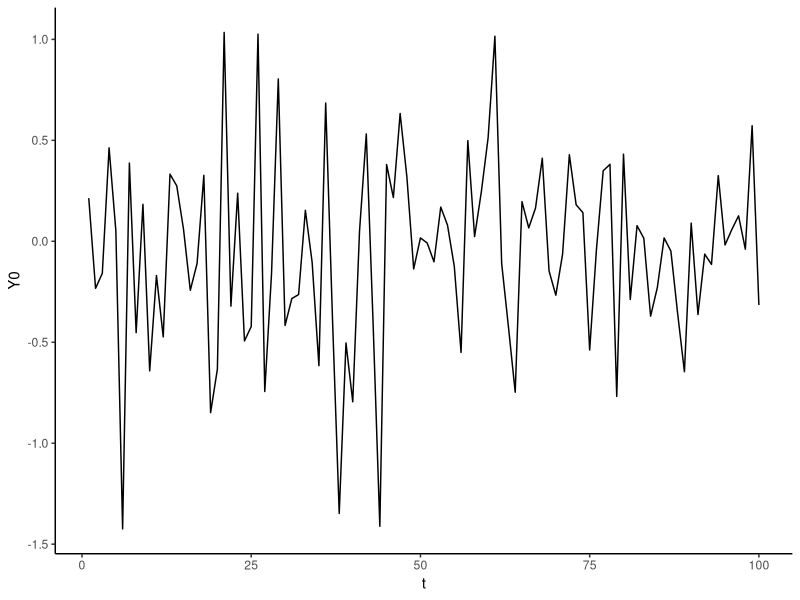
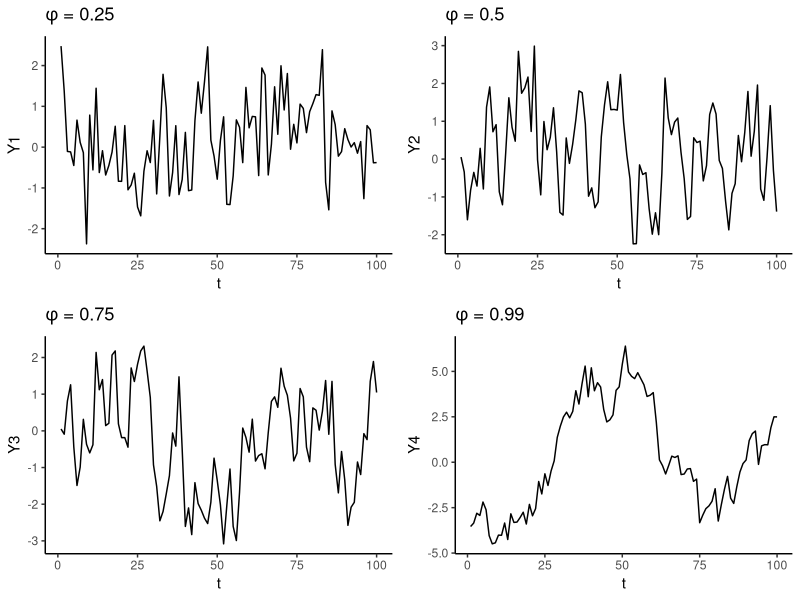
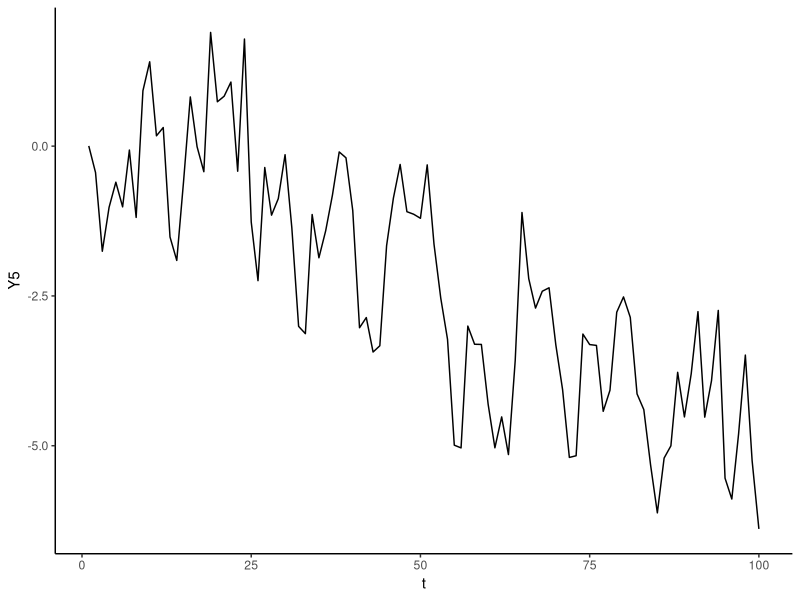

The R script that drew these images, in order: (Note: this script raises an error after producing the figures.)
## ---- chunk 1
knitr::opts_chunk$set(cache = TRUE, 
                      echo = FALSE, 
                      message = FALSE, 
                      warning = FALSE)
knitr::opts_chunk$set(fig.height = 4,
                      fig.width = 5,
                      out.width = '50%',
                      fig.align='center')
knitr::opts_chunk$set(fig.path = 'figs_L1/',
                      cache.path = 'cache/')
## ---- chunk 2
library("tidyverse")

set.seed(6643)
mu <- 0
t <- 1:100
beta0 <- 0
beta1 <- -0.05
e0 <- rnorm(100, mean = 0, sd = 0.46)
e1 <- arima.sim(list(order = c(1,0,0), ar = .25), n = 100)
e2 <- arima.sim(list(order = c(1,0,0), ar = .50), n = 100)
e3 <- arima.sim(list(order = c(1,0,0), ar = .75), n = 100)
e4 <- arima.sim(list(order = c(1,0,0), ar = .99), n = 100)
Y1 <- mu + e1
Y2 <- mu + e2
Y3 <- mu + e3
Y4 <- mu + e4
Y0 <- mu + e0
Y5 <- beta0 + beta1 * t + e2

data <- cbind(Y0, Y1, Y2, Y3, Y4, Y5, t) %>%
  as.data.frame()

ggplot(data, aes(t, Y0)) +
  geom_line() +
  theme_classic()
## ---- chunk 3
ar25 <- ggplot(data, aes(t, Y1)) +
  geom_line() +
  theme_classic() +
  ggtitle(expression(paste(phi, " = 0.25")))

ar50 <- ggplot(data, aes(t, Y2)) +
  geom_line() +
  theme_classic() +
  ggtitle(expression(paste(phi, " = 0.5")))

ar75 <- ggplot(data, aes(t, Y3)) +
  geom_line() +
  theme_classic() +
  ggtitle(expression(paste(phi, " = 0.75")))

ar99 <- ggplot(data, aes(t, Y4)) +
  geom_line() +
  theme_classic() +
  ggtitle(expression(paste(phi, " = 0.99")))

gridExtra::grid.arrange(ar25, ar50, ar75, ar99, nrow = 2)
## ---- chunk 4
ggplot(data, aes(t, Y5)) +
  geom_line() +
  theme_classic()
## ---- chunk 5
knitr::include_graphics('figs_L1/L1-f1.png')
## ---- chunk 6
knitr::include_graphics('figs_L1/L1-f2.png')
